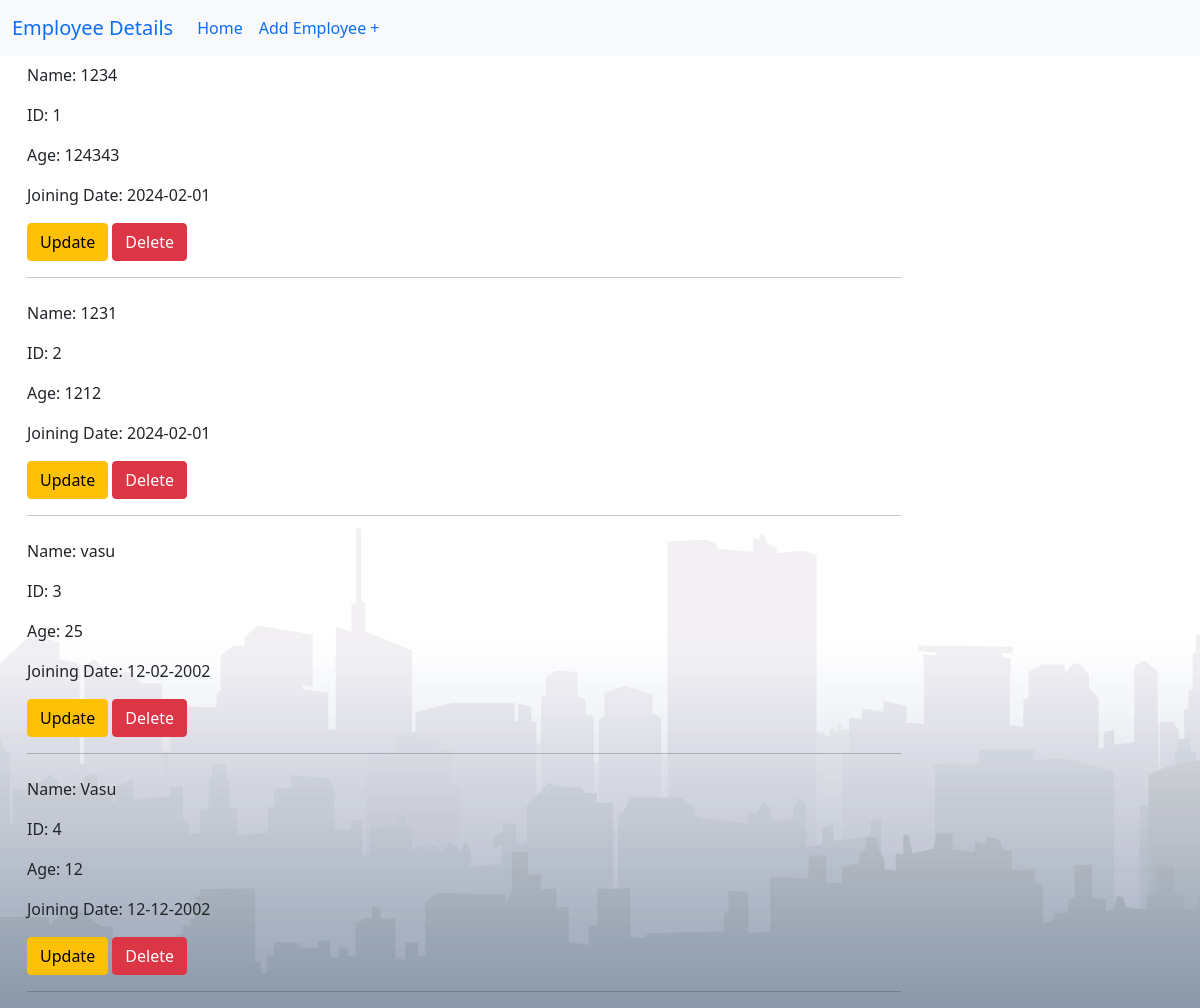
Page /list/ on the committed database.
### crudapp/models.py (models this page shows)
class Employee_Model(models.Model):
    Employee_Name = models.CharField(max_length=50)
    Employee_Age = models.IntegerField()
    Employee_joining_date = models.CharField(max_length=50, null=False)
    Last_modified = models.DateField(auto_now=True)

### crudapp/views.py (the view)
# urls.py: path('list/',  views.read, name='read'),
def read(request):
    data = Employee_Model.objects.all()
    context = {
        'data':data
    }
    return render(request,'crudapp/list.html', context)

### templates/crudapp/list.html (shortened to what this page needs)
<!DOCTYPE html>
<html lang="en">
<head>
    {% load static %}
    <link rel="stylesheet" href='{% static "css/bootstrap.css" %}'>
    <link rel="stylesheet" href='{% static "css/style_list.css" %}'>
</head>
<body>
    {% if data %}
    <nav class="navbar navbar-expand-lg bg-light">
        <div class="container-fluid">
          <a class="navbar-brand" href="#">Employee Details</a>
          <div class="collapse navbar-collapse" id="navbarSupportedContent">
            <ul class="navbar-nav me-auto mb-2 mb-lg-0">
              <li class="nav-item">
                <a class="nav-link active" aria-current="page" href="/index">Home</a>
              </li>
              <li class="nav-item">
                <a class="nav-link active" aria-current="page" href="/add_employee">Add Employee +</a>
              </li>
            </ul>
          </div>
        </div>
      </nav>
        {% for i in data %}
        <div class="row" style="margin-top: 7px;
                                margin-left: 15px;">
          <div class="col-md-9">
              <p>Name: {{i.Employee_Name}}</p>
              <p>ID: {{i.id}}</p>
              <p>Age: {{i.Employee_Age}}</p>
              <p>Joining Date: {{i.Employee_joining_date}}</p>
              <a href="/update/{{i.id}}"><button class="btn btn-warning">Update</button></a>
              <a href="/delete/{{i.id}}"><button class="btn btn-danger">Delete</button></a></td>
              <hr>
          </div>
        </div>
    {% endfor %}
    {% else %}
    <h1>No Details Found !</h1>
    {% endif %}
</body>
</html>

### static/css/style_list.css (style rules this page uses)
body { background-image: url(back2.jpg); }

### rows in the picture
Employee_Model: Employee_Name "1234", id "1", Employee_Age "124343", Employee_joining_date "2024-02-01"
Employee_Model: Employee_Name "1231", id "2", Employee_Age "1212", Employee_joining_date "2024-02-01"
Employee_Model: Employee_Name "vasu", id "3", Employee_Age "25", Employee_joining_date "12-02-2002"
Employee_Model: Employee_Name "Vasu", id "4", Employee_Age "12", Employee_joining_date "12-12-2002"
